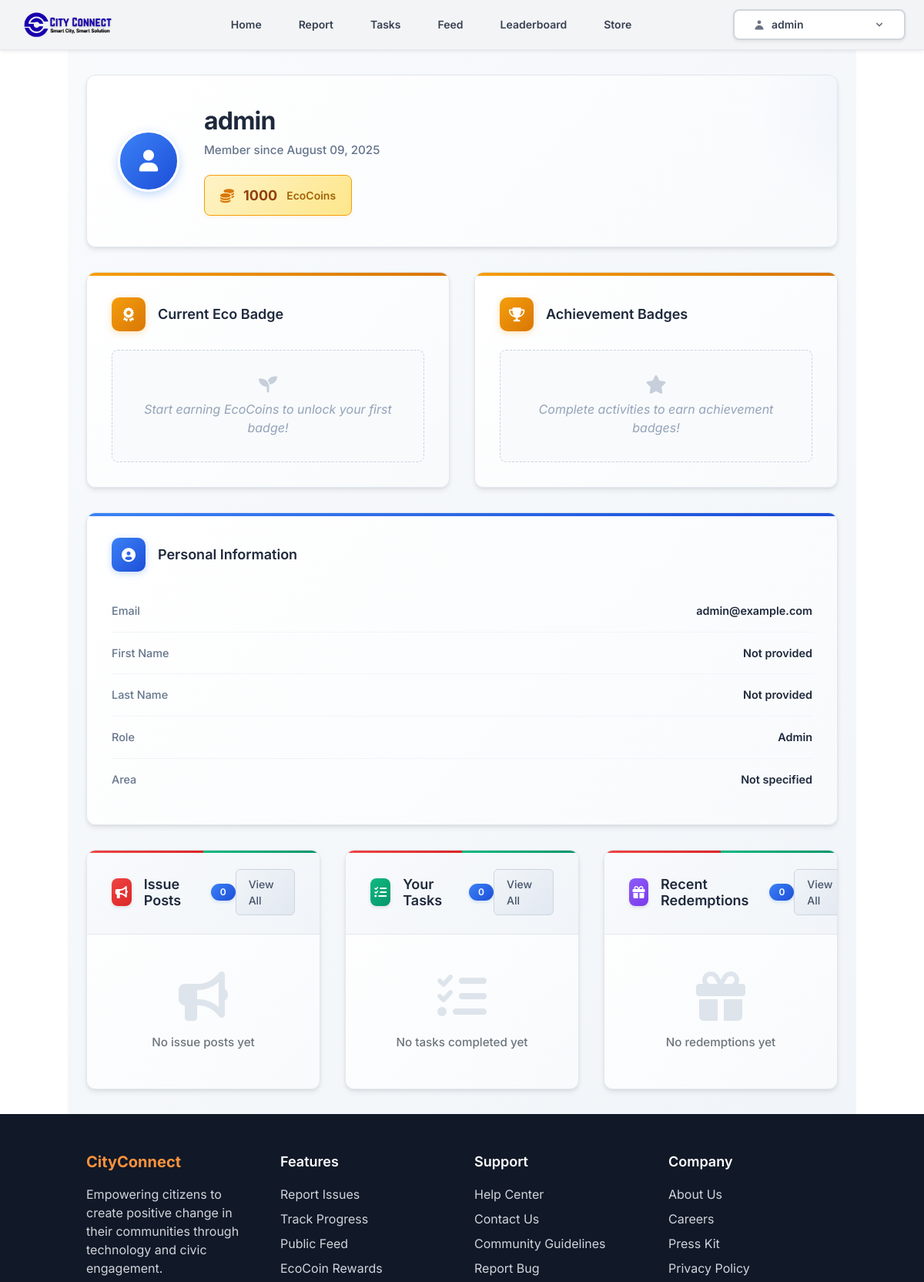
Page /profile/ (signed in, upper part) on the earlier database version.
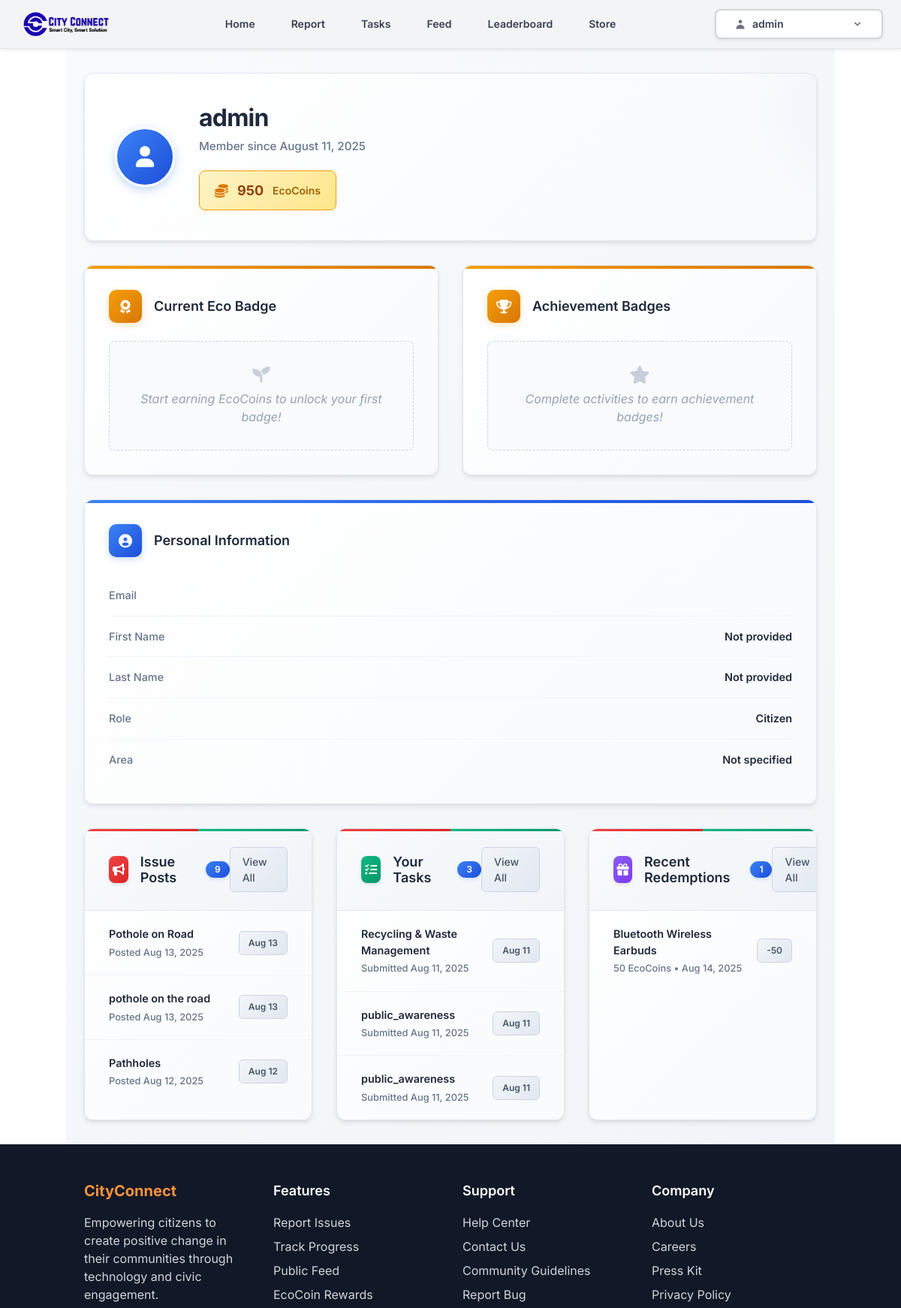
Same page on the later database version.
### core/models.py (models this page shows, shortened)
class User(AbstractUser):
    ROLE_CHOICES = (
        ('citizen', 'Citizen'),
        ('admin', 'Admin'),
    )
    DEPARTMENT_CHOICES = [
        ('public_works', 'Public Works Department'),
        ('water_supply', 'Water Supply Department'),
        ('waste_management', 'Waste Management Department'),
        ('electricity', 'Electricity Department')
    ]
    role = models.CharField(max_length=10, choices=ROLE_CHOICES, default='citizen')
    department = models.CharField(max_length=50, choices=DEPARTMENT_CHOICES, blank=True, null=True)
    eco_coins = models.PositiveIntegerField(default=0)
    area = models.CharField(max_length=100, blank=True)

### issues/models.py (models this page shows, shortened)
class IssuePost(models.Model):
    STATUS_CHOICES = [
        ('pending', 'Pending'),
        ('in_progress', 'In Progress'),
        ('resolved', 'Resolved'),
    ]
    DEPARTMENT_CHOICES = [
        ('public_works', 'Public Works Department'),
        ('water_supply', 'Water Supply Department'),
        ('waste_management', 'Waste Management Department'),
        ('electricity', 'Electricity Department')
    ]
    id = models.AutoField(primary_key=True, editable=True)
    user = models.ForeignKey(User, on_delete=models.CASCADE, related_name='issue_posts')
    title = models.CharField(max_length=150)
    description = models.TextField()
    image = models.ImageField(upload_to='issue_posts/', blank=True, null=True)
    department = models.CharField(max_length=50, choices=DEPARTMENT_CHOICES, help_text="Select the relevant department for this issue.")
    created_at = models.DateTimeField(auto_now_add=True)
    updated_at = models.DateTimeField(auto_now=True)
    status = models.CharField(
        max_length=20,
        choices=STATUS_CHOICES,
        default='pending'
    )
    likes_count = models.PositiveIntegerField(default=0)
    comments_count = models.PositiveIntegerField(default=0)
    reported_latitude = models.FloatField(null=True, blank=True)
    reported_longitude = models.FloatField(null=True, blank=True)
    location_name = models.CharField(max_length=255, null=True, blank=True)
    location_map_url = models.URLField(max_length=500, null=True, blank=True)
    is_verified = models.BooleanField(default=False)
    verification_method = models.CharField(max_length=50, null=True, blank=True)  # e.g., 'openai' or 'huggingface'
    verification_score = models.FloatField(null=True, blank=True)
    verification_details = models.TextField(null=True, blank=True)
    class Meta:
        ordering = ['-created_at']
        verbose_name = 'Issue Post'
        verbose_name_plural = 'Issue Posts'
        indexes = [
            models.Index(fields=['-created_at']),
            models.Index(fields=['status']),
            models.Index(fields=['department']), # New index for department
        ]

class Task(models.Model):
    TASK_TYPE_CHOICES = [
        ('Recycling & Waste Management', 'Recycling & Waste Management'),
        ('Environmental Conservation', 'Environmental Conservation'),
        ('Community Engagement', 'Community Engagement'),
        ('Miscellaneous', 'Miscellaneous')
    ]
    user = models.ForeignKey(User, on_delete=models.CASCADE)
    title = models.CharField(max_length=100, help_text="A short, descriptive title for your task.")
    description = models.TextField(help_text="Provide details about the task you completed, including location and impact.")
    task_type = models.CharField(max_length=50, choices=TASK_TYPE_CHOICES)
    proof_image = models.ImageField(upload_to='', null=True, blank=True)
    submitted_at = models.DateTimeField(auto_now_add=True)
    admin_feedback = models.TextField(blank=True, null=True)
    eco_coins_awarded = models.PositiveIntegerField(default=0) # Additional coins on verification
    reported_latitude = models.FloatField(null=True, blank=True)
    reported_longitude = models.FloatField(null=True, blank=True)
    is_verified = models.BooleanField(default=False)
    verification_method = models.CharField(max_length=50, null=True, blank=True)  # e.g., 'openai' or 'huggingface'
    verification_score = models.FloatField(null=True, blank=True)
    verification_details = models.TextField(null=True, blank=True)

### store/models.py (models this page shows, shortened)
class Redemption(models.Model):
    STATUS_CHOICES = [
        ('pending', 'Pending'),
        ('completed', 'Completed'),
        ('cancelled', 'Cancelled'),
    ]
    user = models.ForeignKey(User, on_delete=models.CASCADE, related_name="redemptions")
    offer = models.ForeignKey(StoreOffer, on_delete=models.CASCADE, related_name="redemptions")
    coins_spent = models.PositiveIntegerField()
    redeemed_at = models.DateTimeField(auto_now_add=True)
    voucher_code = models.CharField(max_length=20, unique=True, blank=True)
    status = models.CharField(max_length=20, choices=STATUS_CHOICES, default='completed')
    class Meta:
        ordering = ['-redeemed_at']

class StoreOffer(models.Model):
    OFFER_TYPE_CHOICES = [
        ('shop_offer', 'Shop Offer'),
        ('donor_gift', 'Donor Gift'),
        ('event_ticket', 'Event Ticket'),
        ('eco_reward', 'Eco Reward'),
    ]
    name = models.CharField(max_length=255)
    description = models.TextField()
    image = models.ImageField(upload_to='store_offers/', blank=True, null=True)
    coins_required = models.PositiveIntegerField()
    offer_type = models.CharField(max_length=20, choices=OFFER_TYPE_CHOICES)
    location_name = models.CharField(max_length=255)
    location_map_url = models.URLField(blank=True, null=True)
    stock = models.PositiveIntegerField(default=0)
    start_date = models.DateField()
    end_date = models.DateField()
    added_by = models.ForeignKey(User, on_delete=models.CASCADE, related_name="offers_added")
    is_active = models.BooleanField(default=True)
    created_at = models.DateTimeField(auto_now_add=True)
    class Meta:
        ordering = ['-created_at']

### core/views.py (the view)
# urls.py: path('profile/', views.profile, name='profile'),
@login_required
def profile(request):
    user = request.user
    issue_posts = IssuePost.objects.filter(user=user)
    tasks = Task.objects.filter(user=user)
    redemptions = Redemption.objects.filter(user=user) # Fetch from store app
    context = {
        'user': user,
        'eco_coins': user.eco_coins,
        'issue_post_count': issue_posts.count(),
        'task_count': tasks.count(),
        'redemption_count': redemptions.count(),
        'recent_issue_posts': issue_posts.order_by('-created_at')[:3],
        'recent_tasks': tasks.order_by('-submitted_at')[:3],
        'recent_redemptions': redemptions.order_by('-redeemed_at')[:3], # Use redeemed_at
    }
    return render(request, 'core/profile.html', context)

### core/context_processors.py (called while the page is built)
def notification_counts(request):
    if request.user.is_authenticated:
        pending_tasks = Task.objects.filter(user=request.user, is_verified=False).count()
    else:
        pending_tasks = 0
    return {
        'pending_tasks': pending_tasks,
        'pending_redemptions': 0, # Removed from core context, handled by store app
    }

### core/templates/core/profile.html (shortened to what the changed rows need)
{% extends 'core/base.html' %}
{% load static %}
{% block content %}
<div class="profile-page">
    <div class="profile-container">
        <div class="profile-header-card">
            <div class="profile-header-content">
                <div class="profile-info">
                    <h1 class="profile-username">{{ user.username }}</h1>
                    <p class="profile-meta">Member since {{ user.date_joined|date:"F d, Y" }}</p>
                    <div class="profile-ecocoins">
                        <i class="fas fa-coins ecocoins-icon"></i>
                        <span class="ecocoins-amount">{{ eco_coins }}</span>
                        <span class="ecocoins-label">EcoCoins</span>
                    </div>
                </div>
            </div>
        </div>
        <div class="stats-grid">
            <div class="stat-card">
                <ul class="info-list">
                    <li class="info-item">
                        <span class="info-label">Email</span>
                        <span class="info-value">{{ user.email }}</span>
                    </li>
                    <li class="info-item">
                        <span class="info-label">First Name</span>
                        <span class="info-value">{{ user.first_name|default:"Not provided" }}</span>
                    </li>
                    <li class="info-item">
                        <span class="info-label">Last Name</span>
                        <span class="info-value">{{ user.last_name|default:"Not provided" }}</span>
                    </li>
                    <li class="info-item">
                        <span class="info-label">Role</span>
                        <span class="info-value">{{ user.role|capfirst }}</span>
                    </li>
                    <li class="info-item">
                        <span class="info-label">Area</span>
                        <span class="info-value">{{ user.area|default:"Not specified" }}</span>
                    </li>
                </ul>
            </div>
        </div>
        <div class="dashboard-grid">
            <div class="dashboard-card">
                <div class="dashboard-header">
                    <h4 class="dashboard-title">
                        <div class="dashboard-icon posts-icon">
                            <i class="fas fa-bullhorn"></i>
                        </div>
                        Issue Posts
                        <span class="count-badge">{{ issue_post_count }}</span>
                    </h4>
                </div>
                <ul class="dashboard-list">
                    {% for post in recent_issue_posts %}
                        <li class="dashboard-item">
                            <div class="item-content">
                                <a href="{% url 'post_detail' post.id %}" class="item-title">{{ post.title }}</a>
                                <div class="item-meta">Posted {{ post.created_at|date:"M d, Y" }}</div>
                            </div>
                            <span class="item-badge">{{ post.created_at|date:"M d" }}</span>
                        </li>
                    {% empty %}
                        <li class="empty-state">
                            <div class="empty-icon">
                                <i class="fas fa-bullhorn"></i>
                            </div>
                            <div class="empty-text">No issue posts yet</div>
                        </li>
                    {% endfor %}
                </ul>
            </div>
            <div class="dashboard-card">
                <div class="dashboard-header">
                    <h4 class="dashboard-title">
                        <div class="dashboard-icon tasks-icon">
                            <i class="fas fa-tasks"></i>
                        </div>
                        Your Tasks
                        <span class="count-badge">{{ task_count }}</span>
                    </h4>
                </div>
                <ul class="dashboard-list">
                    {% for task in recent_tasks %}
                        <li class="dashboard-item">
                            <div class="item-content">
                                <div class="item-title">{{ task.get_task_type_display }}</div>
                                <div class="item-meta">Submitted {{ task.submitted_at|date:"M d, Y" }}</div>
                            </div>
                            <span class="item-badge">{{ task.submitted_at|date:"M d" }}</span>
                        </li>
                    {% empty %}
                        <li class="empty-state">
                            <div class="empty-icon">
                                <i class="fas fa-tasks"></i>
                            </div>
                            <div class="empty-text">No tasks completed yet</div>
                        </li>
                    {% endfor %}
                </ul>
            </div>
            <div class="dashboard-card">
                <div class="dashboard-header">
                    <h4 class="dashboard-title">
                        <div class="dashboard-icon redemptions-icon">
                            <i class="fas fa-gift"></i>
                        </div>
                        Recent Redemptions
                        <span class="count-badge">{{ redemption_count }}</span>
                    </h4>
                </div>
                <ul class="dashboard-list">
                    {% for redemption in recent_redemptions %}
                        <li class="dashboard-item">
                            <div class="item-content">
                                <div class="item-title">{{ redemption.offer.name }}</div>
                                <div class="item-meta">{{ redemption.coins_spent }} EcoCoins • {{ redemption.redeemed_at|date:"M d, Y" }}</div>
                            </div>
                            <span class="item-badge">-{{ redemption.coins_spent }}</span>
                        </li>
                    {% empty %}
                        <li class="empty-state">
                            <div class="empty-icon">
                                <i class="fas fa-gift"></i>
                            </div>
                            <div class="empty-text">No redemptions yet</div>
                        </li>
                    {% endfor %}
                </ul>
            </div>
        </div>
    </div>
</div>
{% endblock %}

### core/templates/core/base.html (shortened to what the changed rows need)
<!DOCTYPE html>
<html lang="en">
<head>
<link href="https://cdn.jsdelivr.net/npm/bootstrap@5.3.0/dist/css/bootstrap.min.css" rel="stylesheet">
<link rel="stylesheet" href="https://cdnjs.cloudflare.com/ajax/libs/font-awesome/6.0.0-beta3/css/all.min.css">
  <script src="https://cdn.tailwindcss.com"></script>
</head>
<body>
<nav class="bg-gray-100 border-b border-gray-200 sticky top-0 z-50 shadow-sm font-inter">
  <div class="max-w-7xl mx-auto px-4 sm:px-6 lg:px-8">
    <div class="flex justify-between items-center h-16">
      {% if user.is_authenticated %}
        <div class="hidden md:block">
          <div class="ml-4 flex items-center md:ml-6">
            <div class="relative">
              <button type="button" class="bg-white border-2 border-gray-300 rounded-lg px-4 py-2 text-sm font-semibold text-gray-700 hover:bg-gray-50 hover:border-gray-400 focus:outline-none focus:ring-2 focus:ring-offset-2 focus:ring-blue-500 transition-all duration-200 w-56 flex items-center justify-between shadow-sm" id="user-menu-button" aria-expanded="false" aria-haspopup="true" onclick="toggleUserMenu()">
                <span class="flex items-center">
                  <svg class="w-4 h-4 mr-2 text-gray-500" fill="currentColor" viewBox="0 0 20 20">
                    <path fill-rule="evenodd" d="M10 9a3 3 0 100-6 3 3 0 000 6zm-7 9a7 7 0 1114 0H3z" clip-rule="evenodd"></path>
                  </svg>
                  {{ user.username }}
                </span>
                <svg class="w-4 h-4 text-gray-500" fill="currentColor" viewBox="0 0 20 20">
                  <path fill-rule="evenodd" d="M5.293 7.293a1 1 0 011.414 0L10 10.586l3.293-3.293a1 1 0 111.414 1.414l-4 4a1 1 0 01-1.414 0l-4-4a1 1 0 010-1.414z" clip-rule="evenodd"></path>
                </svg>
              </button>
            </div>
          </div>
        </div>
      {% endif %}
    </div>
  </div>
</nav>
<main class="container pr-0 pl-0">
  {% block content %}
  {% endblock %}
</main>
</body>
</html>

Differences in the rows shown:
changed User "admin": date_joined "August 09, 2025" → "August 11, 2025"; role "Admin" → "Citizen"; email "admin@example.com" → (not shown)
added IssuePost: title "Pothole on Road", created_at "Aug 13, 2025", created_at "Aug 13"
added IssuePost: title "pothole on the road", created_at "Aug 13, 2025", created_at "Aug 13"
added IssuePost: title "Pathholes", created_at "Aug 12, 2025", created_at "Aug 12"
added Task: task_type "Recycling & Waste Management", submitted_at "Aug 11, 2025", submitted_at "Aug 11"
added Task: task_type "public_awareness", submitted_at "Aug 11, 2025", submitted_at "Aug 11"
added Task: task_type "public_awareness", submitted_at "Aug 11, 2025", submitted_at "Aug 11"
now on this page (row edited): Redemption: offer.name "Bluetooth Wireless Earbuds", coins_spent "50", redeemed_at "Aug 14, 2025"
Other differences:
{{ eco_coins }}: "1000" → "950"
{{ issue_post_count }}: "0" → "9"
{{ task_count }}: "0" → "3"
{{ redemption_count }}: "0" → "1"
text no longer shown: "No issue posts yet No tasks completed yet No redemptions yet"
